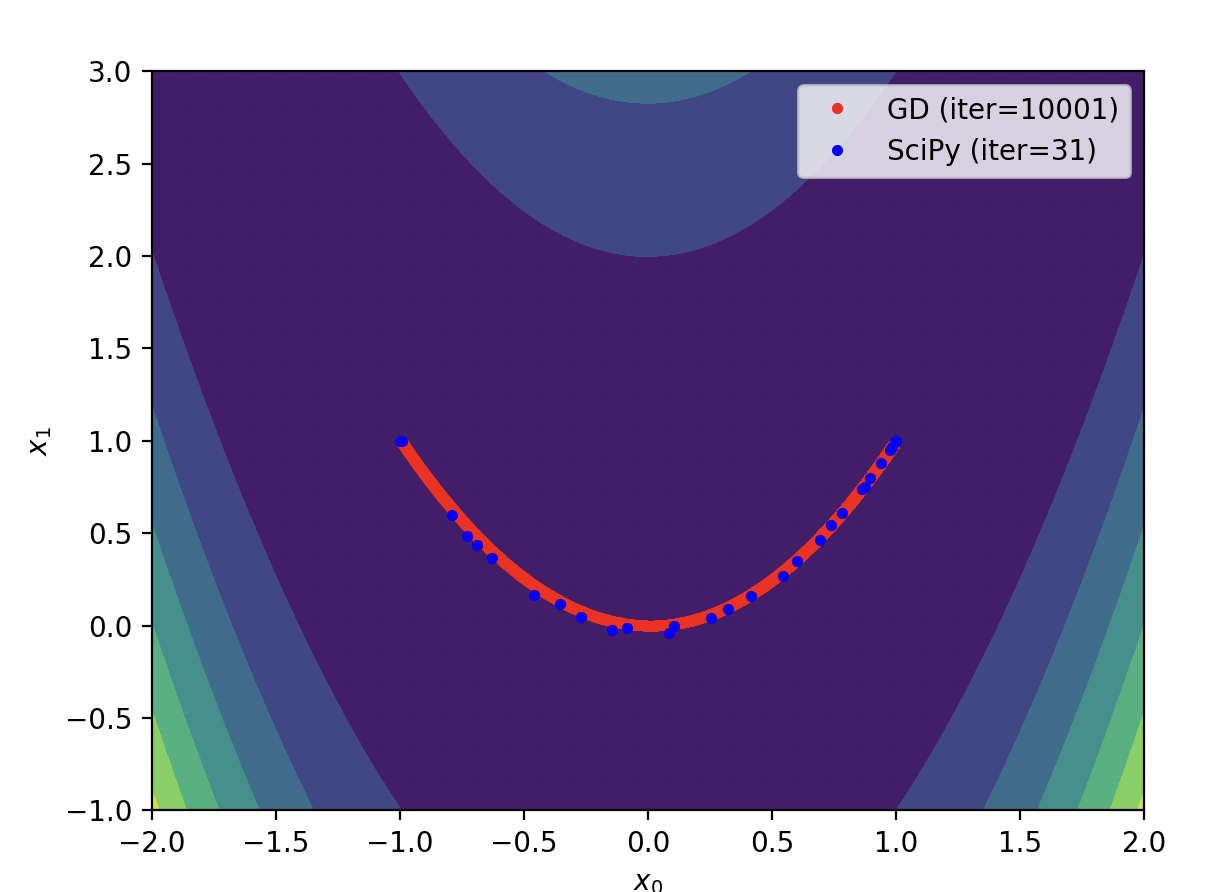

This figure's Python source:
import numpy as np
import matplotlib.pyplot as plt
from scipy.optimize import minimize

if __name__ == '__main__':
    # Define a cost function and its gradient
    f   = lambda x: (1 - x[0])**2 + 100*(x[1] - x[0]**2)**2
    fd  = lambda x: np.array([
        -2 * (1 - x[0]) - 400 * x[0] * (x[1] - x[0]**2),
        200 * (x[1] - x[0]**2)
    ])

    # Define configuration
    x_init = [-1, 1]   # Please try other initial points
    learn_rate = 0.001 # Please try 0.01, 0.005, and 0.0001
    max_iter = 10000   # Please try 100, 1000, and 100000
    min_tol = 1e-6

    # Optimize the cost function using my gradient descent
    x = np.array(x_init)
    gd_xs = [x]
    for i in range(max_iter):
        # Run the gradient descent
        xp = x
        x = x - learn_rate * fd(x)
        gd_xs.append(x)

        # Check the terminal condition
        if np.linalg.norm(x - xp) < min_tol:
            break
    gd_xs = np.array(gd_xs)

    # Optimize the cost function using SciPy
    result = minimize(f, x_init, tol=min_tol, options={'maxiter': max_iter, 'return_all': True})
    sp_xs = np.array(result.allvecs)

    # Visualize the results
    x_range = np.linspace(-2, 2, 100)
    y_range = np.linspace(-1, 3, 100)
    xx, yy = np.meshgrid(x_range, y_range)
    zz = f((xx, yy))
    plt.contourf(xx, yy, zz)
    plt.plot(gd_xs[:,0], gd_xs[:,1], 'r.', label=f'GD (iter={len(gd_xs)})')
    plt.plot(sp_xs[:,0], sp_xs[:,1], 'b.', label=f'SciPy (iter={result.nit})')
    plt.xlabel('$x_0$')
    plt.ylabel('$x_1$')
    plt.legend()
    plt.show()
